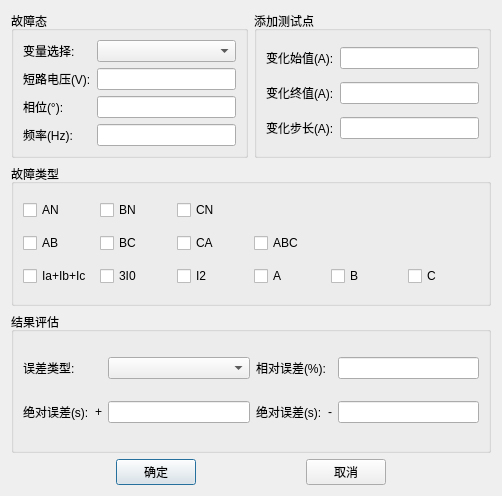
<?xml version="1.0" encoding="UTF-8"?>
<ui version="4.0">
 <class>QCurrInverAddMultDlg</class>
 <widget class="QDialog" name="QCurrInverAddMultDlg">
  <property name="geometry">
   <rect>
    <x>0</x>
    <y>0</y>
    <width>502</width>
    <height>496</height>
   </rect>
  </property>
  <property name="windowTitle">
   <string>添加系列</string>
  </property>
  <layout class="QGridLayout" name="gridLayout_5">
   <item row="0" column="0">
    <widget class="QGroupBox" name="groupBox">
     <property name="title">
      <string>故障态</string>
     </property>
     <layout class="QGridLayout" name="gridLayout">
      <item row="0" column="0">
       <widget class="QLabel" name="m_labSelect">
        <property name="text">
         <string>变量选择:</string>
        </property>
       </widget>
      </item>
      <item row="0" column="1">
       <widget class="QComboBox" name="m_cmbSelect"/>
      </item>
      <item row="1" column="0">
       <widget class="QLabel" name="m_labFaultVolt">
        <property name="text">
         <string>短路电压(V):</string>
        </property>
       </widget>
      </item>
      <item row="1" column="1">
       <widget class="QSettingLineEdit" name="m_lineFaultVolt"/>
      </item>
      <item row="2" column="0">
       <widget class="QLabel" name="m_labFaultAngle">
        <property name="text">
         <string>相位(°):</string>
        </property>
       </widget>
      </item>
      <item row="2" column="1">
       <widget class="QSettingLineEdit" name="m_lineFaultAngle"/>
      </item>
      <item row="3" column="0">
       <widget class="QLabel" name="m_labHz">
        <property name="text">
         <string>频率(Hz):</string>
        </property>
       </widget>
      </item>
      <item row="3" column="1">
       <widget class="QSettingLineEdit" name="m_lineHz"/>
      </item>
     </layout>
    </widget>
   </item>
   <item row="0" column="1">
    <widget class="QGroupBox" name="groupBox_2">
     <property name="title">
      <string>添加测试点</string>
     </property>
     <layout class="QGridLayout" name="gridLayout_2">
      <item row="0" column="0">
       <widget class="QLabel" name="m_labChangeStart">
        <property name="text">
         <string>变化始值(A):</string>
        </property>
       </widget>
      </item>
      <item row="0" column="1">
       <widget class="QSettingLineEdit" name="m_lineChangeStart"/>
      </item>
      <item row="1" column="0">
       <widget class="QLabel" name="m_labChangeFinal">
        <property name="text">
         <string>变化终值(A):</string>
        </property>
       </widget>
      </item>
      <item row="1" column="1">
       <widget class="QSettingLineEdit" name="m_lineChangeFinal"/>
      </item>
      <item row="2" column="0">
       <widget class="QLabel" name="m_labChangeStep">
        <property name="text">
         <string>变化步长(A):</string>
        </property>
       </widget>
      </item>
      <item row="2" column="1">
       <widget class="QSettingLineEdit" name="m_lineChangeStep"/>
      </item>
     </layout>
    </widget>
   </item>
   <item row="1" column="0" colspan="2">
    <widget class="QGroupBox" name="groupBox_3">
     <property name="title">
      <string>故障类型</string>
     </property>
     <layout class="QGridLayout" name="gridLayout_3">
      <item row="0" column="0">
       <widget class="QCheckBox" name="chb_AN">
        <property name="text">
         <string>AN</string>
        </property>
       </widget>
      </item>
      <item row="0" column="1">
       <widget class="QCheckBox" name="chb_BN">
        <property name="text">
         <string>BN</string>
        </property>
       </widget>
      </item>
      <item row="0" column="2" colspan="2">
       <widget class="QCheckBox" name="chb_CN">
        <property name="text">
         <string>CN</string>
        </property>
       </widget>
      </item>
      <item row="1" column="0">
       <widget class="QCheckBox" name="chb_AB">
        <property name="text">
         <string>AB</string>
        </property>
       </widget>
      </item>
      <item row="1" column="1">
       <widget class="QCheckBox" name="chb_BC">
        <property name="text">
         <string>BC</string>
        </property>
       </widget>
      </item>
      <item row="1" column="2">
       <widget class="QCheckBox" name="chb_CA">
        <property name="text">
         <string>CA</string>
        </property>
       </widget>
      </item>
      <item row="1" column="3" colspan="2">
       <widget class="QCheckBox" name="chb_ABC">
        <property name="text">
         <string>ABC</string>
        </property>
       </widget>
      </item>
      <item row="2" column="0">
       <widget class="QCheckBox" name="chb_IaIbIc">
        <property name="text">
         <string>Ia+Ib+Ic</string>
        </property>
       </widget>
      </item>
      <item row="2" column="1">
       <widget class="QCheckBox" name="chb_3I0">
        <property name="text">
         <string>3I0</string>
        </property>
       </widget>
      </item>
      <item row="2" column="2">
       <widget class="QCheckBox" name="chb_I2">
        <property name="text">
         <string>I2</string>
        </property>
       </widget>
      </item>
      <item row="2" column="3">
       <widget class="QCheckBox" name="chb_A">
        <property name="text">
         <string>A</string>
        </property>
       </widget>
      </item>
      <item row="2" column="4">
       <widget class="QCheckBox" name="chb_B">
        <property name="text">
         <string>B</string>
        </property>
       </widget>
      </item>
      <item row="2" column="5">
       <widget class="QCheckBox" name="chb_C">
        <property name="text">
         <string>C</string>
        </property>
       </widget>
      </item>
     </layout>
    </widget>
   </item>
   <item row="2" column="0" colspan="2">
    <widget class="QGroupBox" name="groupBox_4">
     <property name="title">
      <string>结果评估</string>
     </property>
     <layout class="QGridLayout" name="gridLayout_4">
      <item row="0" column="2">
       <widget class="QLabel" name="m_labRelErr">
        <property name="text">
         <string>相对误差(%):</string>
        </property>
       </widget>
      </item>
      <item row="0" column="3">
       <widget class="QSettingLineEdit" name="m_lineRelErr"/>
      </item>
      <item row="0" column="0">
       <widget class="QLabel" name="m_labErrorLogic">
        <property name="text">
         <string>误差类型:</string>
        </property>
       </widget>
      </item>
      <item row="1" column="1">
       <widget class="QSettingLineEdit" name="m_linePlus"/>
      </item>
      <item row="1" column="3">
       <widget class="QSettingLineEdit" name="m_lineMinus"/>
      </item>
      <item row="0" column="1">
       <widget class="QComboBox" name="m_cmbErrorLogic"/>
      </item>
      <item row="1" column="2">
       <layout class="QHBoxLayout" name="horizontalLayout_2">
        <item>
         <widget class="QLabel" name="m_labAbsErr_2">
          <property name="text">
           <string>绝对误差(s):</string>
          </property>
         </widget>
        </item>
        <item>
         <widget class="QLabel" name="m_labMinus">
          <property name="text">
           <string>-</string>
          </property>
         </widget>
        </item>
       </layout>
      </item>
      <item row="1" column="0">
       <layout class="QHBoxLayout" name="horizontalLayout">
        <item>
         <widget class="QLabel" name="m_labAbsErr">
          <property name="text">
           <string>绝对误差(s):</string>
          </property>
         </widget>
        </item>
        <item>
         <widget class="QLabel" name="m_labPlus">
          <property name="text">
           <string>+</string>
          </property>
         </widget>
        </item>
       </layout>
      </item>
     </layout>
    </widget>
   </item>
   <item row="3" column="0" colspan="2">
    <layout class="QHBoxLayout" name="horizontalLayout_3">
     <item>
      <spacer name="horizontalSpacer_10">
       <property name="orientation">
        <enum>Qt::Horizontal</enum>
       </property>
       <property name="sizeHint" stdset="0">
        <size>
         <width>40</width>
         <height>20</height>
        </size>
       </property>
      </spacer>
     </item>
     <item>
      <widget class="QPushButton" name="pbn_Ok">
       <property name="text">
        <string>确定</string>
       </property>
      </widget>
     </item>
     <item>
      <spacer name="horizontalSpacer_11">
       <property name="orientation">
        <enum>Qt::Horizontal</enum>
       </property>
       <property name="sizeHint" stdset="0">
        <size>
         <width>40</width>
         <height>20</height>
        </size>
       </property>
      </spacer>
     </item>
     <item>
      <widget class="QPushButton" name="pbn_Cancel">
       <property name="text">
        <string>取消</string>
       </property>
      </widget>
     </item>
     <item>
      <spacer name="horizontalSpacer_9">
       <property name="orientation">
        <enum>Qt::Horizontal</enum>
       </property>
       <property name="sizeHint" stdset="0">
        <size>
         <width>40</width>
         <height>20</height>
        </size>
       </property>
      </spacer>
     </item>
    </layout>
   </item>
  </layout>
 </widget>
 <customwidgets>
  <customwidget>
   <class>QSettingLineEdit</class>
   <extends>QLineEdit</extends>
   <header>../../UI/Controls/SettingCtrls/qsettinglineedit.h</header>
  </customwidget>
 </customwidgets>
 <resources/>
 <connections/>
</ui>
